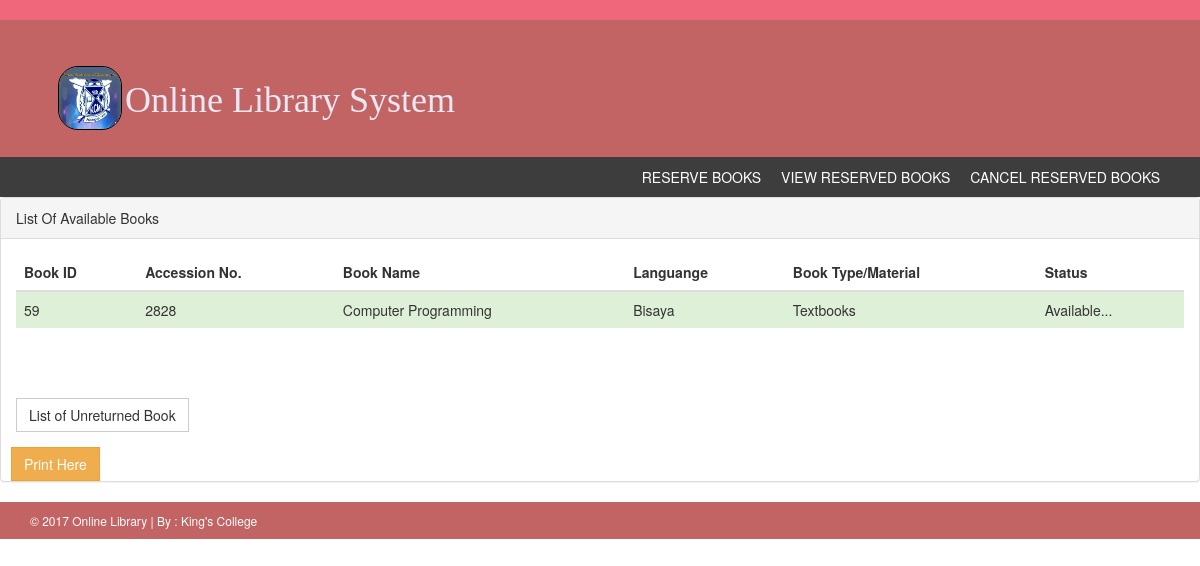
Page /index.php?page=available_book_reports on the committed database.
### tables this page shows
CREATE TABLE `book` (
  `book_id` int(11) NOT NULL,
  `book_number` int(11) NOT NULL,
  `number_of_copies` int(11) NOT NULL,
  `accession_number_id` varchar(100) NOT NULL,
  `publisher` varchar(100) NOT NULL,
  `book_name` varchar(100) NOT NULL,
  `author_id` int(11) NOT NULL,
  `category_id` int(11) NOT NULL,
  `ISBN` varchar(100) NOT NULL,
  `form_id` int(11) NOT NULL,
  `languange_id` int(11) NOT NULL,
  `status` varchar(100) NOT NULL COMMENT 'available; not available; damage; lost; reserve',
  `book_type_id` int(11) NOT NULL,
  `filing_book_type_id` int(11) NOT NULL,
  `supplier_id` int(11) NOT NULL,
  `book_price` int(11) NOT NULL
);

CREATE TABLE `language` (
  `language_id` int(11) NOT NULL,
  `language` varchar(100) NOT NULL
);

CREATE TABLE `book_type` (
  `book_type_id` int(11) NOT NULL,
  `book_type` varchar(100) NOT NULL
);

### index.php (called while the page is built, shortened)
<?php
include('php/header.php');
if(isset($_GET['page'])){
    $page=$_GET['page'];
}else{
    $page='admin_panel';
}
include('php/'.$page.'.php');
include('php/footer.php');
?>

### php/available_book_reports.php (the view, shortened to what this page needs)
<div class="panel panel-default">
                        <div class="panel-heading">
                            List Of Available Books
                        </div>
                        <div class="panel-body" id="page-wrap">
                            <div class="table-responsive">
                                <table class="table">
                                    <thead>
                                        <tr>
                                            <th>Book ID</th>
                                            <th>Accession No.</th>
                                            <th>Book Name</th>
                                            <th>Languange</th>
                                            <th>Book Type/Material</th>
                                            <th>Status</th>
                                        </tr>
                                    </thead>
                                    <tbody>
                                    <?php
                                    include('config.php');
									$sql='SELECT book.book_id, book.book_number, category.category_name, book.status, author.first_name, author.last_name, book.publisher, book.book_name, book.number_of_copies, book_type.book_type, author.middle_name, book.accession_number_id, language.language
                                            FROM book
                                            INNER JOIN category
                                            ON category.category_id=book.category_id
                                            INNER JOIN author
                                            ON author.author_id=book.author_id
                                            INNER JOIN book_type
                                            ON book_type.book_type_id=book.book_type_id
                                            INNER JOIN language
                                            ON language.language_id=book.languange_id
                                            WHERE book.status="Available..."';
                                    $qry=mysqli_query($CON, $sql) or die(mysqli_error($qry));
                                    while($row=mysqli_fetch_array($qry)){
                                        $book_id=$row['book_id'];
										$book_number=$row['book_number'];
										$book_name=$row['book_name'];
                                        $language=$row['language'];
                                        $book_type=$row['book_type'];
                                        $status=$row['status'];
                                        if($book_type!='Textbooks'){
                                            echo '';
                                        }else{
                                    ?>
                                        <tr class="success">
                                            <td><?php echo $book_id; ?></td>
                                            <td><?php echo $book_number; ?></td>
                                            <td><?php echo $book_name; ?></td>
                                            <td><?php echo $language; ?></td>
                                            <td><?php echo $book_type; ?></td>
                                            <td><?php echo $status; ?></td>
                                        </tr>
                                    <?php
                                        }
                                    }
                                    ?>
                                    </tbody>
                                </table>
                            </div>
                             <a href="<?php echo $BASE_URL;?>index.php?page=list_unreturned_books" style="margin-top: 50px;" class="btn btn-default">List of Unreturned Book</a>
                        </div>
                        <button onclick="print_content('page-wrap')" class="btn btn-warning" style="margin-left: 10px;">Print Here</button>
                    </div>

### assets/css/style.css (style rules this page uses)
body { font-family: 'Roboto', sans-serif; line-height: 30px; }
.btn { border-radius: 0px; -webkit-border-radius: 0px; -moz-border-radius: 0px; }

### assets/css/style2.css (style rules this page uses)
*, *::before, *::after { -webkit-box-sizing: border-box; -moz-box-sizing: border-box; box-sizing: border-box; }
body { font-family: 'Roboto', sans-serif; font-weight: 400px; }
body { font-family: "Helvetica Neue",Helvetica,Arial,sans-serif; font-size: 14px; line-height: 1.428571429; color: #333; }
html { font-size: 62.5%; }
html { font-family: sans-serif; -webkit-text-size-adjust: 100%; }
a { -webkit-transition: 300ms; -moz-transition: 300ms; -o-transition: 300ms; transition: 300ms; }
a { color: #428bca; text-decoration: none; }
a { background: transparent; }
a { color: #428bca; }

### rows in the picture
book: book_id "59", book_number "2828", book_name "Computer Programming", language.language "Bisaya", book_type.book_type "Textbooks", status "Available..."
